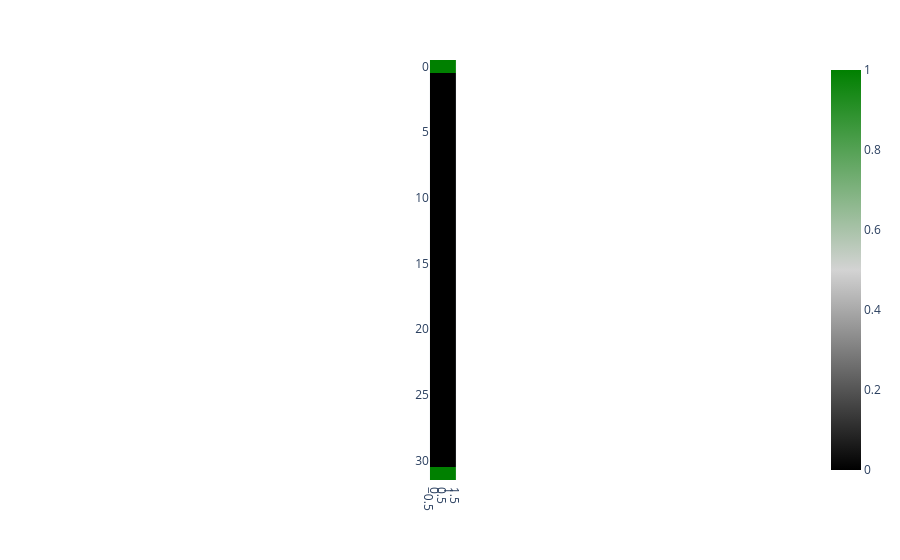

Write notebook code for a chart like this one.
### Code cell
import json
import numpy as np
import plotly.express as px

topology = json.load(open("layouts/double_line_64_interfaces_twoside.json", "r"))
floorplan = np.zeros((topology["n"], topology["m"]))
for i, j in topology["unavailable_locations"]:
    floorplan[i][j] = -1
for i, j in topology["interface_locations"]:
    floorplan[i][j] = 1
px.imshow(floorplan, color_continuous_scale=["black", "lightgray", "green"])

# print all available 
# print("Available locations:")
# counter = 0
# for i in range(topology["n"]):
#     for j in range(topology["m"]):
#         if floorplan[i][j] == 0 or floorplan[i][j] == 1:
#             # print(f"[{i}, {j}], ", end="")
#             counter+=1
# print(counter)

### Figure 1 — Plotly figure (JSON) as saved in the notebook; plotly's stock layout.template omitted (floating-point values rounded to 4 significant figures)
{"data": [{"coloraxis": "coloraxis", "hovertemplate": "x: %{x}<br>y: %{y}<br>color: %{z}<extra></extra>", "name": "0", "type": "heatmap", "xaxis": "x", "yaxis": "y", "z": [[1.0, 1.0], [0.0, 0.0], [0.0, 0.0], [0.0, 0.0], [0.0, 0.0], [0.0, 0.0], [0.0, 0.0], [0.0, 0.0], [0.0, 0.0], [0.0, 0.0], [0.0, 0.0], [0.0, 0.0], [0.0, 0.0], [0.0, 0.0], [0.0, 0.0], [0.0, 0.0], [0.0, 0.0], [0.0, 0.0], [0.0, 0.0], [0.0, 0.0], [0.0, 0.0], [0.0, 0.0], [0.0, 0.0], [0.0, 0.0], [0.0, 0.0], [0.0, 0.0], [0.0, 0.0], [0.0, 0.0], [0.0, 0.0], [0.0, 0.0], [0.0, 0.0], [1.0, 1.0]]}], "layout": {"coloraxis": {"colorscale": [[0, "black"], [0.5, "lightgray"], [1, "green"]]}, "margin": {"t": 60}, "xaxis": {"anchor": "y", "constrain": "domain", "domain": [0, 1], "scaleanchor": "y"}, "yaxis": {"anchor": "x", "autorange": "reversed", "constrain": "domain", "domain": [0, 1]}}}
